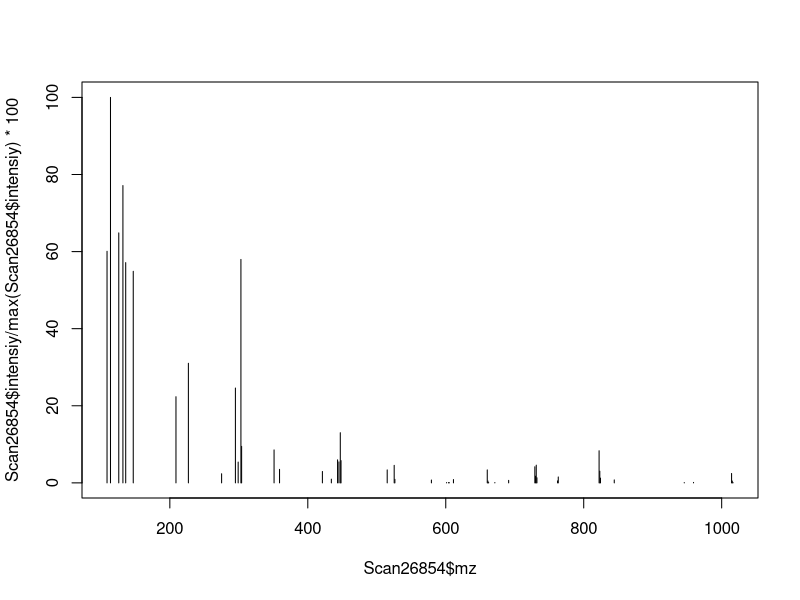

Source code (R):
Scan26854 <- data.frame(
  mz=c(108.959000,
       113.963997,
       125.960999,
       131.973999,
       136.022003,
       146.962006,
       208.882996,
       226.893997,
       275.048004,
       295.059998,
       299.062012,
       303.049988,
       304.053986,
       351.105011,
       359.029999,
       421.167999,
       434.148010,
       443.153992,
       445.148010,
       447.114014,
       448.165985,
       515.117981,
       525.244995,
       526.249023,
       579.203003,
       601.216003,
       604.059998,
       605.060974,
       611.159973,
       660.177002,
       661.171997,
       662.171021,
       671.182983,
       691.185974,
       729.163025,
       730.164978,
       731.179993,
       732.179993,
       762.103027,
       763.109985,
       822.299988,
       823.307007,
       824.304993,
       844.284973,
       945.744995,
       959.200012,
       1014.362000,
       1015.359009,
       1016.370972),
  intensiy=c(336.691986,
             560.427979,
             363.441986,
             432.265015,
             320.226990,
             307.584991,
             125.254997,
             173.876007,
             13.255000,
             137.860992,
             30.231001,
             324.878998,
             53.062000,
             47.901001,
             19.639999,
             16.555000,
             5.381000,
             33.460999,
             30.476999,
             72.915001,
             32.342999,
             18.849001,
             25.487000,
             5.139000,
             4.142000,
             0.457000,
             0.444000,
             0.404000,
             4.833000,
             18.858000,
             2.679000,
             0.513000,
             0.477000,
             3.618000,
             23.424999,
             9.732000,
             25.750000,
             7.380000,
             2.902000,
             8.570000,
             46.707001,
             17.016001,
             6.929000,
             4.303000,
             0.412000,
             0.618000,
             13.650000,
             2.636000,
             0.531000)
)

plot(
  Scan26854$mz, 
  Scan26854$intensiy/max(Scan26854$intensiy)*100, 
  type="h"
) 


 
 
 
 
 
 
 
 
 
 
 
 
 
 
 
 
 
 
 
 
 
 
 
 
 
 
 
 
 
 
 
 
 
 
 
 
 
 
 
 
 
 
 
 
 
 
 
